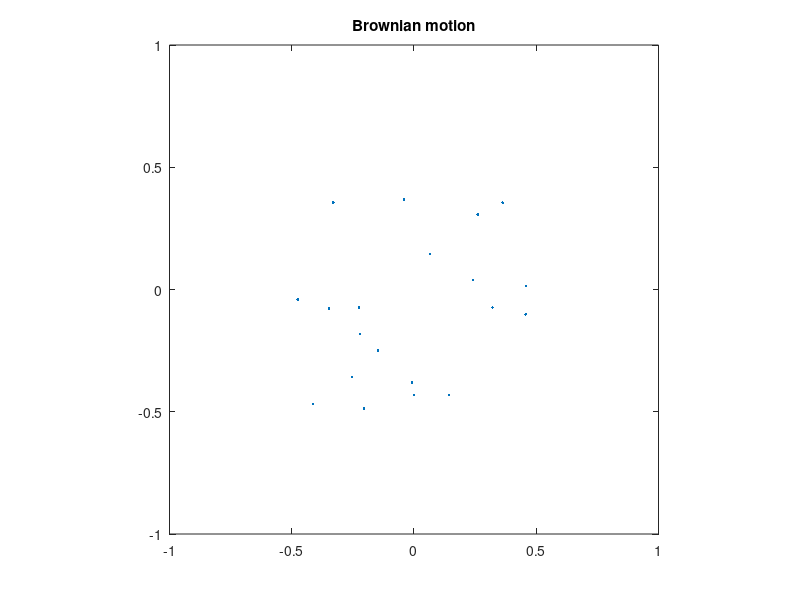

Here is the MATLAB script that generated this plot: (Note: this script raises an error after producing the figure.)
function b_animation
%ANIMATION   Demo program for animation.
%   This program shows how to program animation in Matlab through 
%   demonstrating Brownian motion. You are able to change the number
%   of moving points, the velocity and the pause time in the first
%   three code lines.

n = 20;    %number of points
s = 0.006;  %velocity
k = 0.1;   %pause time
disp(['To quit animation, press Ctrl+c!'])
x=rand(n,1)-0.5;
y=rand(n,1)-0.5;
h = plot(x,y,'.');
title(['Brownian motion'])
axis([-1 1 -1 1 ]);
axis square
grid off
set(h,'EraseMode','xor','MarkerSize',18)
try
    while 1
        drawnow
        x = x+s*randn(n,1);
        y = y+s*randn(n,1);
        set(h,'XData',x,'YData',y)
        pause(k)
    end
catch
    return
end